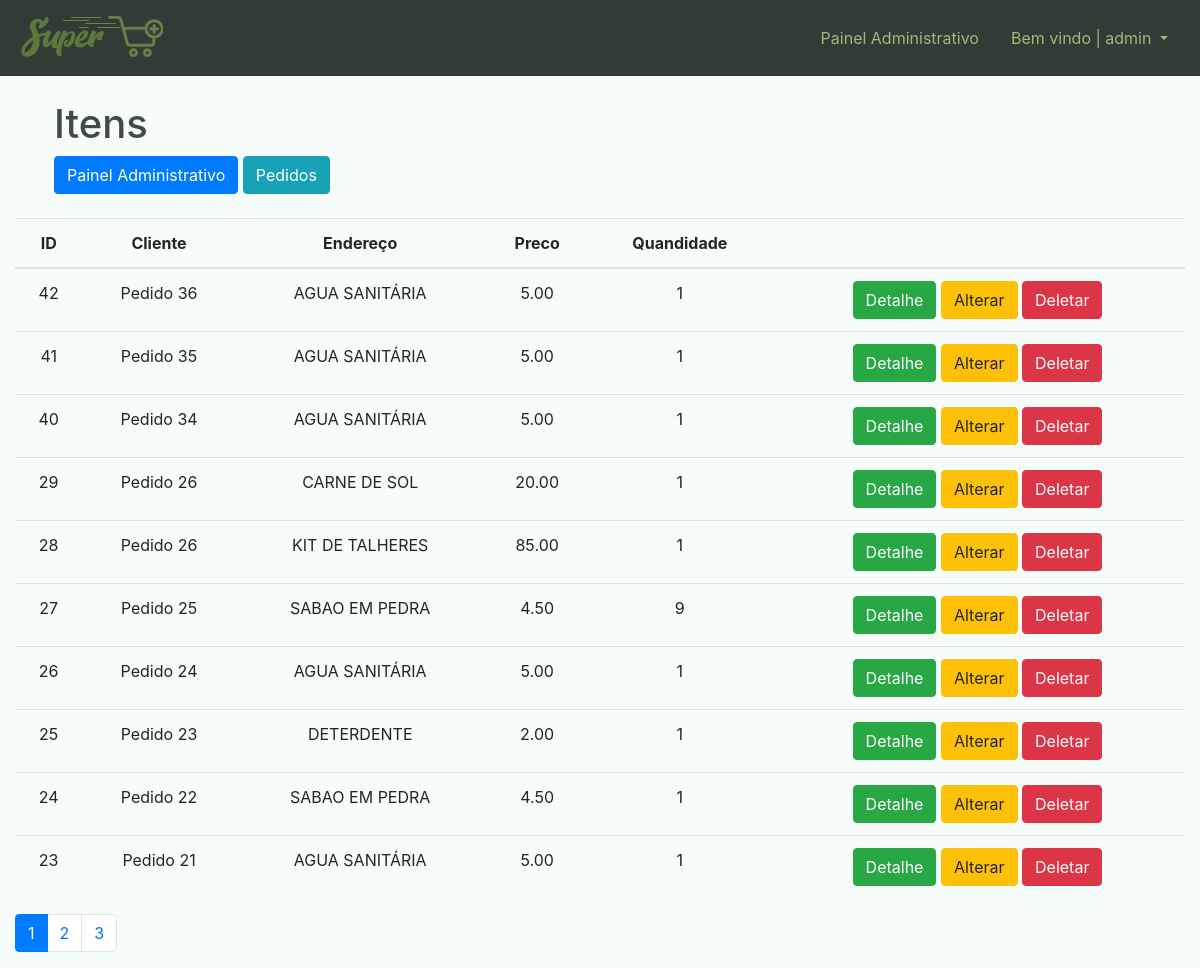
Page /dashboard/itens/ (signed in) on the committed database.
### pedido/models.py (models this page shows, shortened)
class ItemPedido(models.Model):
    pedido = models.ForeignKey(Pedido,related_name='pedidos',on_delete=models.CASCADE, verbose_name='Pedido')
    produto = models.ForeignKey(Produto, on_delete=models.CASCADE, verbose_name='Produto')
    preco = models.DecimalField(max_digits=10, decimal_places=2, verbose_name='Preço')
    quantidade = models.PositiveIntegerField(validators=[MinValueValidator(1), MaxValueValidator(100),])

class Pedido(models.Model):
    cliente = models.CharField(max_length=100, blank=False,verbose_name='Cliente')
    endereco = models.CharField(max_length=100, blank=False,verbose_name='Endereço')
    pago = models.BooleanField(auto_created=True, default=True, verbose_name='Pago')
    def __str__(self):
        return str(f'Pedido {self.id}')

### dashboard/models.py (models this page shows)
class Produto(models.Model):
    categoria = models.ForeignKey(Categoria, on_delete=models.CASCADE, verbose_name='Categoria')
    nome = models.CharField(max_length=150, unique=True, blank=False, null=False, verbose_name='Produto')
    quantidade = models.IntegerField(blank=False, null=False, verbose_name='Quantidade')
    valor_pago = models.DecimalField(max_digits=6, decimal_places=2, blank=False, null=False,verbose_name='Valor Pago')
    preco_medio = models.DecimalField(default=0.00, max_digits=5, decimal_places=2, blank=False, null=False,verbose_name='Preço de Venda',editable=False)
    data_criada = models.DateTimeField(auto_now_add=True, verbose_name='Criado')
    data_modificacao = models.DateTimeField(auto_now=True,verbose_name='Modificado')
    status = models.BooleanField(default=True, auto_created=True)
    def __str__(self):
        return self.nome

### dashboard/views.py (the view)
# urls.py: path('itens/', itens_list, name='itens_list'),
@login_required()
@permission_required(perm='foo.view_bar', login_url='dash_index',raise_exception=True)
def itens_list(request):
    contexto = {}
    itens = ItemPedido.objects.all().order_by('-id')
    contexto['itens'] = paginacao(request, itens)
    return render(request, 'dashboard/itens/dash_itens.html', contexto)

### dashboard/views.py (called while the page is built)
def paginacao(request, model, qnd=10):
    paginacao = Paginator(model, qnd)
    paginas = request.GET.get('p')
    model = paginacao.get_page(paginas)
    return model

### dashboard/templates/dashboard/itens/dash_itens.html (shortened to what this page needs)
{% extends 'base.html' %}
{% block navbar %}
{% include 'parciais/_dash_header.html' %}
{% endblock %}
{% block main %}
<div class="container-fluid mt-4">
    <div class="row ml-4">
        <div class="col-12">
            <h1>Itens</h1>
        </div>
        <div class="col">
            <a href="{% url 'dash_index' %}" class="btn btn-primary">Painel Administrativo</a>
            <a href="{% url 'pedidos_list' %}" class="btn btn-info">Pedidos</a>
        </div>
    </div>
    <br>
    <table class="table table-hover">
        <thead>
            <tr style="text-align: center; vertical-align: middle;">
                <th>ID</th>
                <th>Cliente</th>
                <th>Endereço</th>
                <th>Preco</th>
                <th>Quandidade</th>
                <th></th>
            </tr>
        </thead>
        <tbody>
            {% for item in itens %}
            <tr style="text-align: center; vertical-align: middle;">
                <td>{{item.id}}</td>
                <td>{{item.pedido}}</td>
                <td>{{item.produto}}</td>
                <td>{{item.preco}}</td>
                <td>{{item.quantidade}}</td>
                <td>
                    <a href="{% url 'item_detalhe' item.id %}" class="btn btn-success">Detalhe</a>
                    <a href="{% url 'item_update' item.id %}" class="btn btn-warning">Alterar</a>
                    <a href="{% url 'item_del' item.id %}" class="btn btn-danger">Deletar</a>
                </td>
            </tr>
            {% endfor %}
        </tbody>
    </table>
    <nav aria-label="Paginação de itens">
        <ul class="pagination">
            {% for pagina in itens.paginator.page_range %}
            {% if itens.number == pagina %}
            <li class="page-item active"><a class="page-link" href="?p={{pagina}}">{{pagina}}</a></li>
            {%else%}
            <li class="page-item"><a class="page-link" href="?p={{pagina}}">{{pagina}}</a></li>
            {%endif%}
            {%endfor%}
        </ul>
    </nav>
</div>
{% endblock %}

### templates/parciais/_dash_header.html (shortened to what this page needs)
{% load static %}
<nav class="navbar navbar-expand-lg navbar navbar-dark bg-dark2">
    <a class="navbar-brand" href="{% url 'super_index' %}"><img src="{% static 'img/logo.png' %}" alt="SuperMais"></a>
    <div class="collapse navbar-collapse" id="navbarSupportedContent">
        <span class="navbar-text">
            <a class="nav-link" href="{% url 'dash_index' %}">Painel Administrativo</a>
        </span>
        <span class="navbar-text">
            <div class="dropdown text-dash">
                <a class="nav-link dropdown-toggle " href="" id="navbarDropdown" role="button" data-toggle="dropdown"
                    aria-haspopup="true" aria-expanded="false">
                    Bem vindo | {{user}}
                </a>
            </div>
        </span>
    </div>
</nav>

### templates/static/css/style.css (style rules this page uses)
body { background-color: #f6fcfa !important; }
h1,h2,h3,h4,h5,h6 { color: #3f4b45 !important; }
.bg-dark2 { background-color: #333b37 !important; }
.nav-link { color: rgb(157 185 123) !important; }
.text-dash a { color: #9db97b !important; }

### rows in the picture
ItemPedido: id "42", pedido "Pedido 36", produto "AGUA SANITÁRIA", preco "5.00", quantidade "1"
ItemPedido: id "41", pedido "Pedido 35", produto "AGUA SANITÁRIA", preco "5.00", quantidade "1"
ItemPedido: id "40", pedido "Pedido 34", produto "AGUA SANITÁRIA", preco "5.00", quantidade "1"
ItemPedido: id "29", pedido "Pedido 26", produto "CARNE DE SOL", preco "20.00", quantidade "1"
ItemPedido: id "28", pedido "Pedido 26", produto "KIT DE TALHERES", preco "85.00", quantidade "1"
ItemPedido: id "27", pedido "Pedido 25", produto "SABAO EM PEDRA", preco "4.50", quantidade "9"
ItemPedido: id "26", pedido "Pedido 24", produto "AGUA SANITÁRIA", preco "5.00", quantidade "1"
ItemPedido: id "25", pedido "Pedido 23", produto "DETERDENTE", preco "2.00", quantidade "1"
ItemPedido: id "24", pedido "Pedido 22", produto "SABAO EM PEDRA", preco "4.50", quantidade "1"
ItemPedido: id "23", pedido "Pedido 21", produto "AGUA SANITÁRIA", preco "5.00", quantidade "1"

### other values in the picture
{{ user }} "admin"
{{ pagina }} "1"
{{ pagina }} "2" "3"
